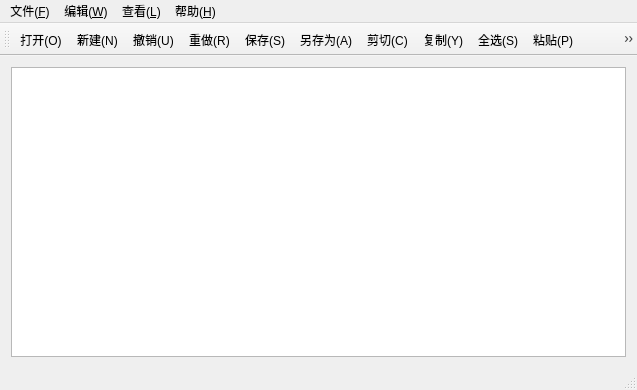
<?xml version="1.0" encoding="UTF-8"?>
<ui version="4.0">
 <class>MainWindow</class>
 <widget class="QMainWindow" name="MainWindow">
  <property name="geometry">
   <rect>
    <x>0</x>
    <y>0</y>
    <width>637</width>
    <height>390</height>
   </rect>
  </property>
  <property name="windowTitle">
   <string>MainWindow</string>
  </property>
  <widget class="QWidget" name="centralWidget">
   <layout class="QVBoxLayout" name="verticalLayout">
    <item>
     <widget class="QTextEdit" name="textEdit"/>
    </item>
   </layout>
  </widget>
  <widget class="QMenuBar" name="menuBar">
   <property name="geometry">
    <rect>
     <x>0</x>
     <y>0</y>
     <width>637</width>
     <height>28</height>
    </rect>
   </property>
   <widget class="QMenu" name="menu">
    <property name="title">
     <string>文件(&amp;F)</string>
    </property>
    <addaction name="newAction"/>
    <addaction name="openAction"/>
    <addaction name="saveAction"/>
    <addaction name="newSaveAction"/>
   </widget>
   <widget class="QMenu" name="menu_W">
    <property name="title">
     <string>编辑(&amp;W)</string>
    </property>
    <addaction name="undoAction"/>
    <addaction name="redoAction"/>
    <addaction name="cutAction"/>
    <addaction name="copyAction"/>
    <addaction name="allSelectAction"/>
    <addaction name="pasteAction"/>
    <addaction name="dateAction"/>
   </widget>
   <widget class="QMenu" name="menu_L">
    <property name="title">
     <string>查看(&amp;L)</string>
    </property>
    <addaction name="fontAction"/>
    <addaction name="colorAction"/>
   </widget>
   <widget class="QMenu" name="menu_H">
    <property name="title">
     <string>帮助(&amp;H)</string>
    </property>
    <addaction name="aboutAction"/>
    <addaction name="quitAction"/>
    <addaction name="updateAction"/>
    <addaction name="musicAction"/>
    <addaction name="runAction"/>
   </widget>
   <addaction name="menu"/>
   <addaction name="menu_W"/>
   <addaction name="menu_L"/>
   <addaction name="menu_H"/>
  </widget>
  <widget class="QToolBar" name="mainToolBar">
   <attribute name="toolBarArea">
    <enum>TopToolBarArea</enum>
   </attribute>
   <attribute name="toolBarBreak">
    <bool>false</bool>
   </attribute>
   <addaction name="openAction"/>
   <addaction name="newAction"/>
   <addaction name="undoAction"/>
   <addaction name="redoAction"/>
   <addaction name="saveAction"/>
   <addaction name="newSaveAction"/>
   <addaction name="cutAction"/>
   <addaction name="copyAction"/>
   <addaction name="allSelectAction"/>
   <addaction name="pasteAction"/>
   <addaction name="runAction"/>
   <addaction name="musicAction"/>
  </widget>
  <widget class="QStatusBar" name="statusBar"/>
  <action name="newAction">
   <property name="icon">
    <iconset resource="src.qrc">
     <normaloff>:/new/icon/images/new.png</normaloff>:/new/icon/images/new.png</iconset>
   </property>
   <property name="text">
    <string>新建(&amp;N)</string>
   </property>
  </action>
  <action name="saveAction">
   <property name="icon">
    <iconset resource="src.qrc">
     <normaloff>:/new/icon/images/save.png</normaloff>:/new/icon/images/save.png</iconset>
   </property>
   <property name="text">
    <string>保存(&amp;S)</string>
   </property>
  </action>
  <action name="newSaveAction">
   <property name="icon">
    <iconset resource="src.qrc">
     <normaloff>:/new/icon/images/save as.png</normaloff>:/new/icon/images/save as.png</iconset>
   </property>
   <property name="text">
    <string>另存为(&amp;A)</string>
   </property>
  </action>
  <action name="openAction">
   <property name="icon">
    <iconset resource="src.qrc">
     <normaloff>:/new/icon/images/open.png</normaloff>:/new/icon/images/open.png</iconset>
   </property>
   <property name="text">
    <string>打开(&amp;O)</string>
   </property>
  </action>
  <action name="fontAction">
   <property name="icon">
    <iconset resource="src.qrc">
     <normaloff>:/new/icon/images/font.png</normaloff>:/new/icon/images/font.png</iconset>
   </property>
   <property name="text">
    <string>字体(&amp;F)</string>
   </property>
  </action>
  <action name="colorAction">
   <property name="icon">
    <iconset resource="src.qrc">
     <normaloff>:/new/icon/images/color.png</normaloff>:/new/icon/images/color.png</iconset>
   </property>
   <property name="text">
    <string>颜色(&amp;C)</string>
   </property>
  </action>
  <action name="aboutAction">
   <property name="icon">
    <iconset resource="src.qrc">
     <normaloff>:/new/icon/images/about.png</normaloff>:/new/icon/images/about.png</iconset>
   </property>
   <property name="text">
    <string>关于(&amp;A)</string>
   </property>
  </action>
  <action name="quitAction">
   <property name="icon">
    <iconset resource="src.qrc">
     <normaloff>:/new/icon/images/quit.png</normaloff>:/new/icon/images/quit.png</iconset>
   </property>
   <property name="text">
    <string>退出(&amp;Q)</string>
   </property>
  </action>
  <action name="updateAction">
   <property name="icon">
    <iconset resource="src.qrc">
     <normaloff>:/new/icon/images/update.png</normaloff>:/new/icon/images/update.png</iconset>
   </property>
   <property name="text">
    <string>更新(&amp;U)</string>
   </property>
  </action>
  <action name="cutAction">
   <property name="icon">
    <iconset resource="src.qrc">
     <normaloff>:/new/icon/images/cut.png</normaloff>:/new/icon/images/cut.png</iconset>
   </property>
   <property name="text">
    <string>剪切(&amp;C)</string>
   </property>
  </action>
  <action name="copyAction">
   <property name="icon">
    <iconset resource="src.qrc">
     <normaloff>:/new/icon/images/copy.png</normaloff>:/new/icon/images/copy.png</iconset>
   </property>
   <property name="text">
    <string>复制(&amp;Y)</string>
   </property>
  </action>
  <action name="allSelectAction">
   <property name="icon">
    <iconset resource="src.qrc">
     <normaloff>:/new/icon/images/allSe.png</normaloff>:/new/icon/images/allSe.png</iconset>
   </property>
   <property name="text">
    <string>全选(&amp;S)</string>
   </property>
  </action>
  <action name="pasteAction">
   <property name="icon">
    <iconset resource="src.qrc">
     <normaloff>:/new/icon/images/paste.png</normaloff>:/new/icon/images/paste.png</iconset>
   </property>
   <property name="text">
    <string>粘贴(&amp;P)</string>
   </property>
  </action>
  <action name="dateAction">
   <property name="icon">
    <iconset resource="src.qrc">
     <normaloff>:/new/icon/images/date.png</normaloff>:/new/icon/images/date.png</iconset>
   </property>
   <property name="text">
    <string>日期(&amp;D)</string>
   </property>
  </action>
  <action name="undoAction">
   <property name="icon">
    <iconset resource="src.qrc">
     <normaloff>:/new/icon/images/undo.png</normaloff>:/new/icon/images/undo.png</iconset>
   </property>
   <property name="text">
    <string>撤销(&amp;U)</string>
   </property>
  </action>
  <action name="redoAction">
   <property name="icon">
    <iconset resource="src.qrc">
     <normaloff>:/new/icon/images/redo.png</normaloff>:/new/icon/images/redo.png</iconset>
   </property>
   <property name="text">
    <string>重做(&amp;R)</string>
   </property>
  </action>
  <action name="musicAction">
   <property name="icon">
    <iconset resource="src.qrc">
     <normaloff>:/new/icon/images/music.png</normaloff>:/new/icon/images/music.png</iconset>
   </property>
   <property name="text">
    <string>音乐(&amp;M)</string>
   </property>
  </action>
  <action name="runAction">
   <property name="icon">
    <iconset resource="src.qrc">
     <normaloff>:/new/icon/images/run.png</normaloff>:/new/icon/images/run.png</iconset>
   </property>
   <property name="text">
    <string>运行(&amp;E)</string>
   </property>
  </action>
 </widget>
 <layoutdefault spacing="6" margin="11"/>
 <resources>
  <include location="src.qrc"/>
 </resources>
 <connections/>
</ui>
